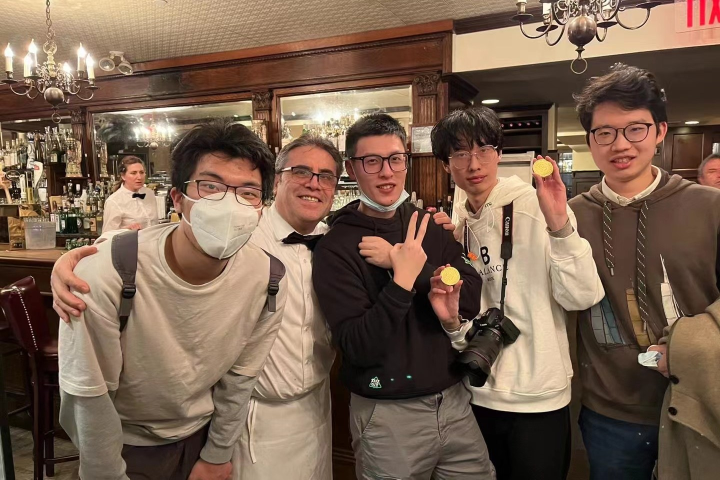
#> input picture gallery_full_resolution/Brooklyn, Peter Luger Steak House.JPG, 1440 x 959 px (shown at 1/2 size); its folder holds 3 pictures in this run
$ python resize_tool.py
#> lines starting #> are read from the running program, lines starting #| are printed output that depends on the picture
import os
import shutil
from PIL import Image
from tqdm import tqdm

source_folder = './gallery_full_resolution'
destination_folder = './gallery'

# 5472 x 3648 (3:2)
# 720p: 1280 x 853.33
# 1080p: 1920 x 1280
# 2k: 2560 x 1706.66

size = (1920, 1280)
# size = (1280, 854)

if os.path.exists(destination_folder):
    shutil.rmtree(destination_folder)
    print('clean old version, build new version')
os.makedirs(destination_folder)

filelist = os.listdir(source_folder)
pbar = tqdm(total=len(filelist))
for file in filelist:
    image = Image.open(os.path.join(source_folder, file))
#> image is the input picture: PIL image 1440x959 RGB; mean R, G, B 120.7, 96.7, 79.3
    image = image.resize(size)
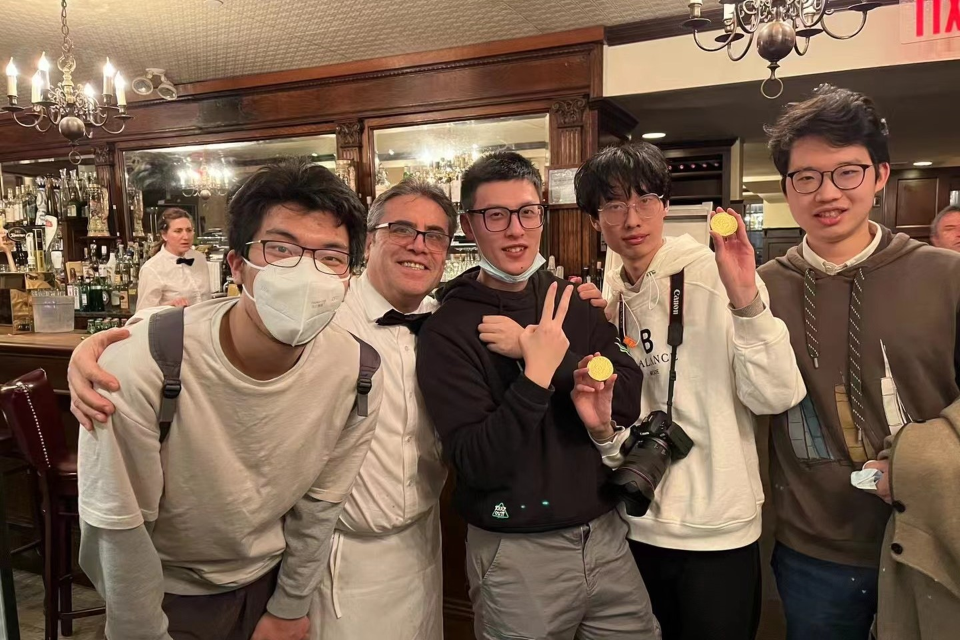
#> image: PIL image 1920x1280 RGB (shown at 1/2 size); mean R, G, B 120.6, 96.7, 79.3

    file = file.replace("JPG", "jpeg").replace(" ", "_")
    image.save(os.path.join(destination_folder, file))
    pbar.update(1)
